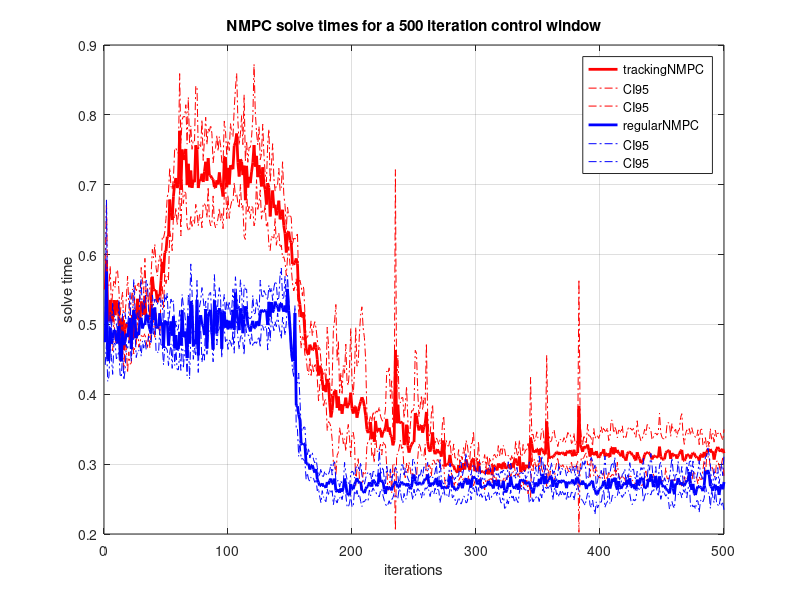
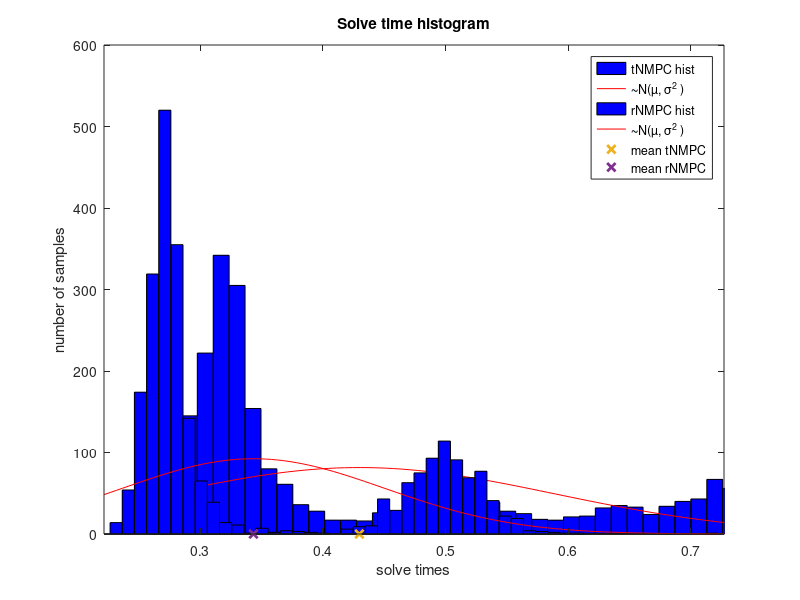

Write the MATLAB code that produced these figures, in order.
close all;
%% Plot the solveing time througout iteration
load('solve_sample_full.mat');% Create Dependent Variable ‘Experiments’ Data
y1 = [solve_times_1; solve_times_2; solve_times_3; solve_times_4; solve_times_5];   
load('solve_sample_reg.mat');
y2 = [solve_times_1; solve_times_2; solve_times_3; solve_times_4; solve_times_5];  

x = 1:500;                                          % Create Independent Variable                           
N = size(y1,1);                                      % Number of ‘Experiments’ In Data Set
CI95 = tinv([0.025 0.975], N-1); % Calculate 95% Probability Intervals Of t-Distribution

y1Mean = mean(y1);                                    % Mean Of All Experiments At Each Value Of ‘x’
y1SEM = std(y1)/sqrt(N);                              % Compute ‘Standard Error Of The Mean’ Of All Experiments At Each Value Of ‘x’
                   
y1CI95 = bsxfun(@times, y1SEM, CI95(:));              % Calculate 95% Confidence Intervals Of All Experiments At Each Value Of ‘x’
figure;
plot(x, y1Mean,'r','LineWidth',2.0)                                      % Plot Mean Of All Experiments
hold on
plot(x, y1CI95+y1Mean, '-.r'); hold on;                              % Plot 95% Confidence Intervals Of All Experiments

y2Mean = mean(y2);                                    % Mean Of All Experiments At Each Value Of ‘x’
y2SEM = std(y2)/sqrt(N);                              % Compute ‘Standard Error Of The Mean’ Of All Experiments At Each Value Of ‘x’
y2CI95 = bsxfun(@times, y2SEM, CI95(:));              % Calculate 95% Confidence Intervals Of All Experiments At Each Value Of ‘x’
plot(x, y2Mean,'b','LineWidth',2.0);                                      % Plot Mean Of All Experiments
hold on;
plot(x, y2CI95+y2Mean, '-.b'); hold on;                              % Plot 95% Confidence Intervals Of All Experiments
hold off;
grid;
xlabel('iterations');
ylabel('solve time');
legend('trackingNMPC','CI95','CI95','regularNMPC','CI95','CI95')
title('NMPC solve times for a 500 iteration control window');
%% Plot the distibution of the measurements
figure; 
histfit(y1(:)); hold on;  
histfit(y2(:)); hold on; 
plot(mean(y1(:)), 0,'x','LineWidth', 2.0); hold on;
plot(mean(y2(:)), 0,'x','LineWidth', 2.0); hold on;
xlabel('solve times');
ylabel('number of samples');
legend('tNMPC hist','∼N(µ, σ^2 )','rNMPC hist','∼N(µ, σ^2 )','mean tNMPC','mean rNMPC');
title('Solve time histogram');